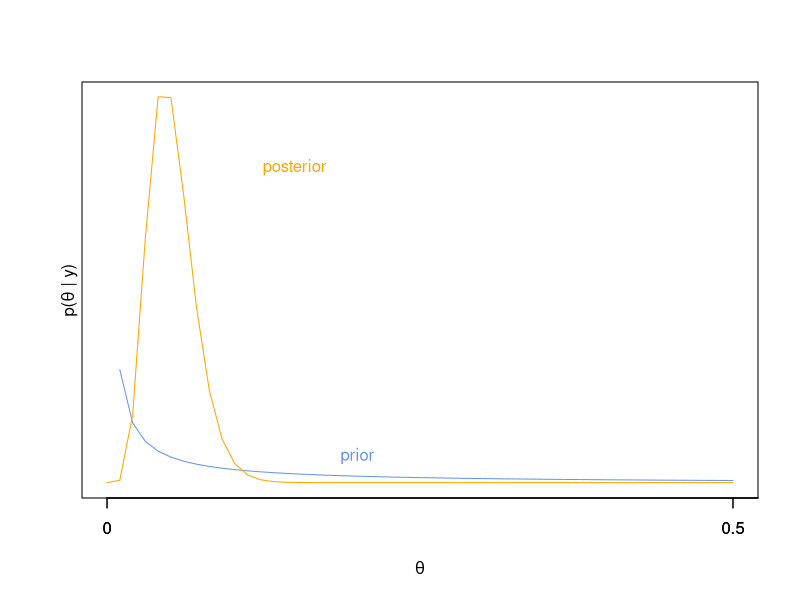
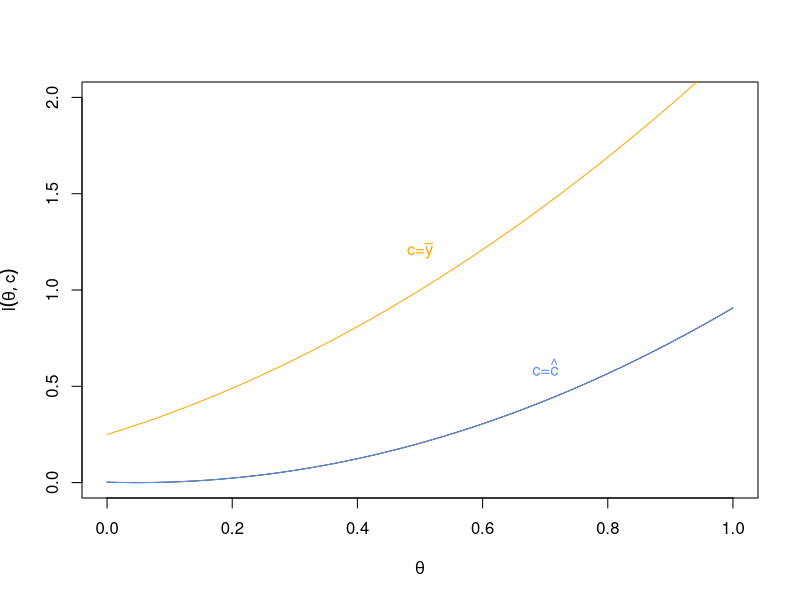
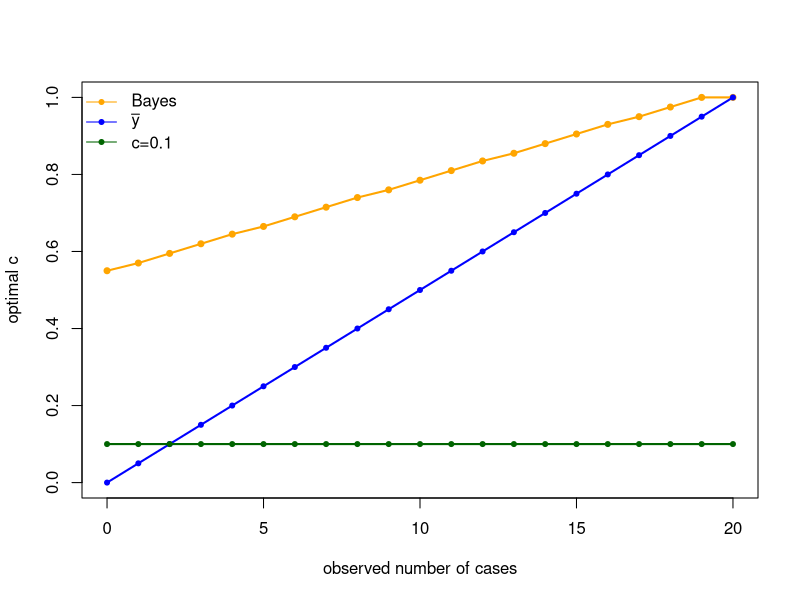

Reproduce these figures in R, in order.
## ---- chunk 1
y <- cumsum(c(20.9,69.7,3.6,21.8,21.4,0.4,6.7,10.0))
N <- 1:8
k <- 8
ps <- seq(0,0.5,length.out = 50)
prior <- dgamma(ps,shape=0.1,rate=1)
post <- dgamma(ps,shape=(0.1+N[k]),rate=(1+y[k]))

plot(x=ps,post,type="n",ylim=c(0,22), 
     main="",xlab=expression(theta),ylab="",xaxt="n",yaxt="n")
axis(side = 1, at = c(0,0.5,1),labels = c(0,0.5,1), cex=0.7)
lines(x=ps,prior,type="l",ylim=c(0,22),ylab="",xaxt="n",yaxt="n",col="cornflowerblue")
text(x=0.2,1.5,labels="prior",cex=1,col="cornflowerblue")

lines(x=ps,post,type="l",ylim=c(0,22),#range(c(prior,post)),
     ylab="",xaxt="n",yaxt="n",col="orange")
axis(side = 1, at = c(0,0.5,1),labels = c(0,0.5,1), cex=0.7)
text(x=0.15,18,labels="posterior",cex=1,col="orange")
mtext(expression(paste("p(",theta," | ",y,")")),side=2,line=0)
## ---- chunk 2

## ---- chunk 3

## ---- chunk 4

## ---- chunk 5

## ---- chunk 6

n <- 20
a <- 2
b <- 20
y <- 0 

lossfn <- function(theta,c){
  
  loss <- (theta-c+0.5)^2

}

theta.values <- seq(0,1,by=0.005)
loss.values <- lossfn(theta.values,23/42)

plot(x=theta.values,loss.values,type="l",ylim=c(0,2), 
     main="",xlab=expression(theta),ylab=expression(l(theta,c)))
lines(x=theta.values,loss.values,type="l",ylim=c(0,2),ylab="",xaxt="n",yaxt="n",col="cornflowerblue")
text(x=0.7,0.6,labels=expression(paste("c=",hat(c))),cex=1,col="cornflowerblue")
lines(x=theta.values,lossfn(theta.values,0),type="l",ylim=c(0,2),#range(c(prior,post)),
     ylab="",xaxt="n",yaxt="n",col="orange")
text(x=0.5,1.2,labels=expression(paste("c=",bar(y))),cex=1,col="orange")

## ---- chunk 7
n <- 20
a <- 2
b <- 20
yvec <- 0:20 
c.fixed <- 0.1
c.argminvec <- NA


for(y in yvec){
  rhofn <- function(c){
    
    ff <- function(theta){
      db <- dbeta(theta,shape1=(a+y),shape2=(b+n-y))
      (theta-c+0.5)^2 * db
    }
    
    res <- integrate(ff, lower=0, upper=1)
    res$value
  }
  

  vrhofn <- Vectorize(rhofn, vectorize.args = "c")
  c.values <- seq(0,1,by=0.005)
  rho.values <- vrhofn(c.values)
  #value of c that minimizes the posterior expected loss
  (c.argminvec[y+1] <- c.values[which(rho.values==min(rho.values))])
}

plot(x = yvec,
     y = c.argminvec,
     ylim=c(0,1),
     xlab = "observed number of cases",
     ylab = "optimal c",
     type = "o",
     lwd = 2,
     pch=20,
     col="orange")
lines(x = yvec, y = yvec/n,col="blue",lwd=2)
points(x = yvec, y = yvec/n,col="blue",pch=20)
lines(x = yvec, y = rep(c.fixed,(n+1)),col="darkgreen",lwd=2)
points(x = yvec, y = rep(c.fixed,(n+1)),col="darkgreen",pch=20)
#add legend to plot
legend("topleft",legend=c("Bayes",expression(bar(y)),"c=0.1"),
       col=c("orange","blue","darkgreen"),
       lty=rep(1,3),pch=rep(20,3),bty="n",ncol=1)
